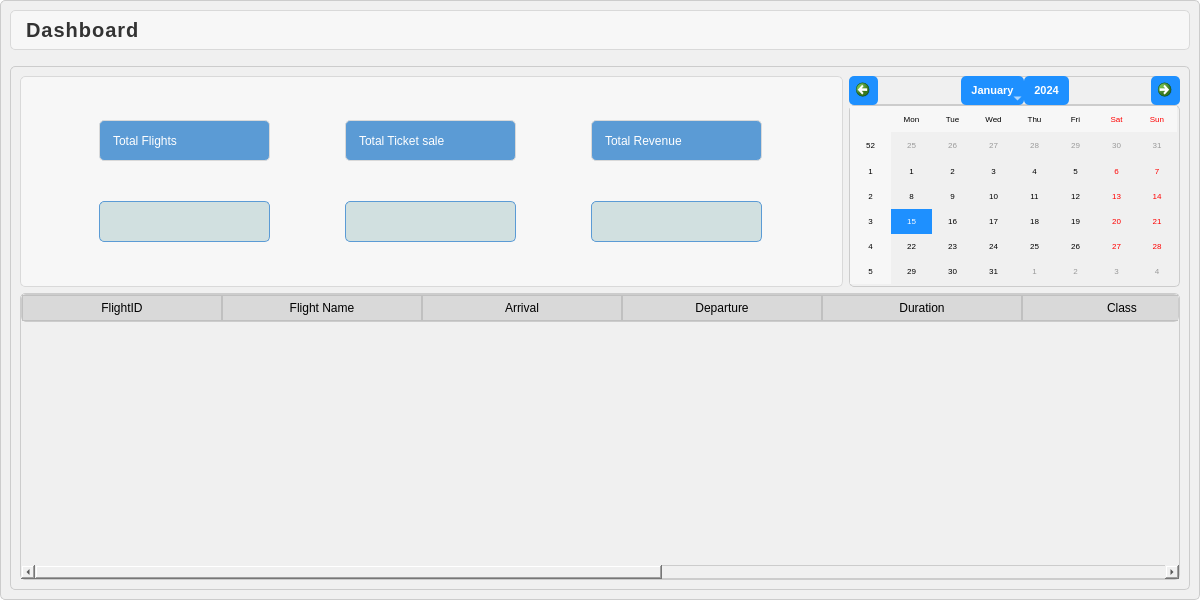
<?xml version="1.0" encoding="UTF-8"?>
<ui version="4.0">
 <class>Form</class>
 <widget class="QWidget" name="Form">
  <property name="geometry">
   <rect>
    <x>0</x>
    <y>0</y>
    <width>1200</width>
    <height>600</height>
   </rect>
  </property>
  <property name="windowTitle">
   <string>Form</string>
  </property>
  <property name="styleSheet">
   <string notr="true">background-color: rgb(255, 255, 255);</string>
  </property>
  <layout class="QGridLayout" name="gridLayout">
   <property name="leftMargin">
    <number>0</number>
   </property>
   <property name="topMargin">
    <number>0</number>
   </property>
   <property name="rightMargin">
    <number>0</number>
   </property>
   <property name="bottomMargin">
    <number>0</number>
   </property>
   <item row="0" column="0">
    <widget class="QFrame" name="frame">
     <property name="styleSheet">
      <string notr="true">background-color: #f0f0f0;
border: 1px solid #ccc;
border-radius: 5px;</string>
     </property>
     <property name="frameShape">
      <enum>QFrame::StyledPanel</enum>
     </property>
     <property name="frameShadow">
      <enum>QFrame::Raised</enum>
     </property>
     <layout class="QGridLayout" name="gridLayout_2">
      <item row="0" column="0">
       <widget class="QLabel" name="label">
        <property name="minimumSize">
         <size>
          <width>0</width>
          <height>50</height>
         </size>
        </property>
        <property name="maximumSize">
         <size>
          <width>16777215</width>
          <height>50</height>
         </size>
        </property>
        <property name="styleSheet">
         <string notr="true">QLabel#label {
    background-color: #f7f7f7; /* Light grey background */
    color: #333333; /* Dark grey text */
    border: 1px solid #d9d9d9; /* Light grey border */
    border-radius: 5px; /* Rounded corners */
    padding: 5px 10px; /* Padding around the text */
    font-size: 20px; /* Font size appropriate for the label size */
    font-weight: bold; /* Bold text */
    text-align: center; /* Center the text */
    box-shadow: 0 2px 4px rgba(0, 0, 0, 0.1); /* Subtle shadow effect */
    margin-bottom: 10px; /* Space below the label */
    letter-spacing: 1px; /* Spacing between letters */
    height: 30px; /* Explicit height for the label */
}
</string>
        </property>
        <property name="text">
         <string>Dashboard</string>
        </property>
       </widget>
      </item>
      <item row="1" column="0">
       <widget class="QFrame" name="frame_2">
        <property name="styleSheet">
         <string notr="true"/>
        </property>
        <property name="frameShape">
         <enum>QFrame::StyledPanel</enum>
        </property>
        <property name="frameShadow">
         <enum>QFrame::Raised</enum>
        </property>
        <layout class="QGridLayout" name="gridLayout_4">
         <item row="0" column="0">
          <widget class="QFrame" name="frame_3">
           <property name="minimumSize">
            <size>
             <width>650</width>
             <height>111</height>
            </size>
           </property>
           <property name="maximumSize">
            <size>
             <width>16777215</width>
             <height>16777215</height>
            </size>
           </property>
           <property name="styleSheet">
            <string notr="true">QFrame {
    background-color: #f7f7f7;
    border: 1px solid #d9d9d9;
    border-radius: 5px;
}</string>
           </property>
           <property name="frameShape">
            <enum>QFrame::StyledPanel</enum>
           </property>
           <property name="frameShadow">
            <enum>QFrame::Raised</enum>
           </property>
           <layout class="QGridLayout" name="gridLayout_3">
            <item row="2" column="3">
             <widget class="QLabel" name="TR">
              <property name="minimumSize">
               <size>
                <width>171</width>
                <height>41</height>
               </size>
              </property>
              <property name="maximumSize">
               <size>
                <width>171</width>
                <height>41</height>
               </size>
              </property>
              <property name="styleSheet">
               <string notr="true">QLabel {
    background-color: #d1e0e0;  /* Light blue color for the background */
    color: #000000;  /* Black color for the text */
    border-radius: 5px;  /* Rounded corners */
    padding: 10px;  /* Padding around the text */
    text-align: center;  /* Centered text alignment */
    border: 1px solid #5b9bd5;  /* Border color matching the &quot;Total Flights&quot; label */
}</string>
              </property>
              <property name="text">
               <string/>
              </property>
             </widget>
            </item>
            <item row="0" column="3">
             <widget class="QLabel" name="label_3">
              <property name="minimumSize">
               <size>
                <width>171</width>
                <height>41</height>
               </size>
              </property>
              <property name="maximumSize">
               <size>
                <width>171</width>
                <height>41</height>
               </size>
              </property>
              <property name="styleSheet">
               <string notr="true">QLabel {
font: 700 10pt &quot;Arial&quot;;
    background-color: #5b9bd5;
    color: white;
    border-radius: 5px;
    padding: 10px;
    text-align: center;
}</string>
              </property>
              <property name="text">
               <string>Total Revenue</string>
              </property>
             </widget>
            </item>
            <item row="0" column="2">
             <widget class="QLabel" name="label_4">
              <property name="minimumSize">
               <size>
                <width>171</width>
                <height>41</height>
               </size>
              </property>
              <property name="maximumSize">
               <size>
                <width>171</width>
                <height>41</height>
               </size>
              </property>
              <property name="styleSheet">
               <string notr="true">QLabel {
font: 700 10pt &quot;Arial&quot;;
    background-color: #5b9bd5;
    color: white;
    border-radius: 5px;
    padding: 10px;
    text-align: center;
}</string>
              </property>
              <property name="text">
               <string>Total Ticket sale</string>
              </property>
             </widget>
            </item>
            <item row="2" column="2">
             <widget class="QLabel" name="TTS">
              <property name="minimumSize">
               <size>
                <width>171</width>
                <height>41</height>
               </size>
              </property>
              <property name="maximumSize">
               <size>
                <width>171</width>
                <height>41</height>
               </size>
              </property>
              <property name="styleSheet">
               <string notr="true">QLabel {
    background-color: #d1e0e0;  /* Light blue color for the background */
    color: #000000;  /* Black color for the text */
    border-radius: 5px;  /* Rounded corners */
    padding: 10px;  /* Padding around the text */
    text-align: center;  /* Centered text alignment */
    border: 1px solid #5b9bd5;  /* Border color matching the &quot;Total Flights&quot; label */
}</string>
              </property>
              <property name="text">
               <string/>
              </property>
             </widget>
            </item>
            <item row="2" column="1">
             <widget class="QLabel" name="TF">
              <property name="minimumSize">
               <size>
                <width>171</width>
                <height>41</height>
               </size>
              </property>
              <property name="maximumSize">
               <size>
                <width>171</width>
                <height>41</height>
               </size>
              </property>
              <property name="styleSheet">
               <string notr="true">QLabel {
    background-color: #d1e0e0;  /* Light blue color for the background */
    color: #000000;  /* Black color for the text */
    border-radius: 5px;  /* Rounded corners */
    padding: 10px;  /* Padding around the text */
    text-align: center;  /* Centered text alignment */
    border: 1px solid #5b9bd5;  /* Border color matching the &quot;Total Flights&quot; label */
}</string>
              </property>
              <property name="text">
               <string/>
              </property>
             </widget>
            </item>
            <item row="0" column="1">
             <widget class="QLabel" name="label_2">
              <property name="minimumSize">
               <size>
                <width>171</width>
                <height>41</height>
               </size>
              </property>
              <property name="maximumSize">
               <size>
                <width>171</width>
                <height>41</height>
               </size>
              </property>
              <property name="styleSheet">
               <string notr="true">QLabel {
font: 700 10pt &quot;Arial&quot;;
    background-color: #5b9bd5;
    color: white;
    border-radius: 5px;
    padding: 10px;
    text-align: center;
}</string>
              </property>
              <property name="text">
               <string>Total Flights</string>
              </property>
             </widget>
            </item>
           </layout>
          </widget>
         </item>
         <item row="1" column="0" colspan="2">
          <widget class="QTableWidget" name="tableWidget">
           <property name="enabled">
            <bool>true</bool>
           </property>
           <property name="minimumSize">
            <size>
             <width>650</width>
             <height>0</height>
            </size>
           </property>
           <property name="maximumSize">
            <size>
             <width>16777215</width>
             <height>16777215</height>
            </size>
           </property>
           <property name="styleSheet">
            <string notr="true">QTableWidget {
    gridline-color: #c0c0c0;
    alternate-background-color: #f0f0f0;
}
QHeaderView::section {
    background-color: #d9d9d9;
    padding: 4px;
    border: 1px solid #c0c0c0;
}
/* Scrollbar background */
QTableWidget QScrollBar:vertical, QTableView QScrollBar:vertical {
    border: none;
    background: #f1f1f1;
    width: 12px;
    margin: 0px 0px 0px 0px;
}

/* Handle */
QTableWidget QScrollBar::handle:vertical, QTableView QScrollBar::handle:vertical {
    background: #888;
    min-height: 20px;
    border-radius: 6px;
}

/* Handle hover */
QTableWidget QScrollBar::handle:vertical:hover, QTableView QScrollBar::handle:vertical:hover {
    background: #555;
}

/* Add button (down arrow) */
QTableWidget QScrollBar::add-line:vertical, QTableView QScrollBar::add-line:vertical {
    border: none;
    background: #f1f1f1;
    height: 0px;
    subcontrol-position: bottom;
    subcontrol-origin: margin;
}

/* Subtract button (up arrow) */
QTableWidget QScrollBar::sub-line:vertical, QTableView QScrollBar::sub-line:vertical {
    border: none;
    background: #f1f1f1;
    height: 0px;
    subcontrol-position: top;
    subcontrol-origin: margin;
}

/* Bottom of the scroll bar */
QTableWidget QScrollBar::add-page:vertical, QTableView QScrollBar::add-page:vertical, 
QTableWidget QScrollBar::sub-page:vertical, QTableView QScrollBar::sub-page:vertical {
    background: none;
}

/* Horizontal scrollbar */
QTableWidget QScrollBar:horizontal, QTableView QScrollBar:horizontal {
    border: none;
    background: #f1f1f1;
    height: 12px;
    margin: 0px 0px 0px 0px;
}

QTableWidget QScrollBar::handle:horizontal, QTableView QScrollBar::handle:horizontal {
    background: #888;
    min-width: 20px;
    border-radius: 6px;
}

QTableWidget QScrollBar::handle:horizontal:hover, QTableView QScrollBar::handle:horizontal:hover {
    background: #555;
}

QTableWidget QScrollBar::add-line:horizontal, QTableView QScrollBar::add-line:horizontal {
    border: none;
    background: #f1f1f1;
    width: 0px;
    subcontrol-position: right;
    subcontrol-origin: margin;
}

QTableWidget QScrollBar::sub-line:horizontal, QTableView QScrollBar::sub-line:horizontal {
    border: none;
    background: #f1f1f1;
    width: 0px;
    subcontrol-position: left;
    subcontrol-origin: margin;
}

QTableWidget QScrollBar::add-page:horizontal, QTableView QScrollBar::add-page:horizontal, 
QTableWidget QScrollBar::sub-page:horizontal, QTableView QScrollBar::sub-page:horizontal {
    background: none;
}
</string>
           </property>
           <attribute name="horizontalHeaderCascadingSectionResizes">
            <bool>false</bool>
           </attribute>
           <attribute name="horizontalHeaderDefaultSectionSize">
            <number>200</number>
           </attribute>
           <column>
            <property name="text">
             <string>FlightID</string>
            </property>
           </column>
           <column>
            <property name="text">
             <string>Flight Name</string>
            </property>
           </column>
           <column>
            <property name="text">
             <string>Arrival</string>
            </property>
           </column>
           <column>
            <property name="text">
             <string>Departure</string>
            </property>
           </column>
           <column>
            <property name="text">
             <string>Duration</string>
            </property>
           </column>
           <column>
            <property name="text">
             <string>Class</string>
            </property>
           </column>
           <column>
            <property name="text">
             <string>Seats</string>
            </property>
           </column>
           <column>
            <property name="text">
             <string>Date</string>
            </property>
           </column>
           <column>
            <property name="text">
             <string>Booked</string>
            </property>
           </column>
          </widget>
         </item>
         <item row="0" column="1">
          <widget class="QCalendarWidget" name="calendarWidget">
           <property name="minimumSize">
            <size>
             <width>331</width>
             <height>211</height>
            </size>
           </property>
           <property name="maximumSize">
            <size>
             <width>331</width>
             <height>211</height>
            </size>
           </property>
           <property name="styleSheet">
            <string notr="true">QCalendarWidget {
    font: 6pt &quot;Segoe UI&quot;;
    background-color: #f0f0f0;
    border: 1px solid #ccc;
    border-radius: 5px;
}

QCalendarWidget QWidget {
    background-color: #f0f0f0;
}

QCalendarWidget QToolButton {
    background-color: #1E90FF;
    color: white;
    border: none;
    border-radius: 5px;
    padding: 5px;
    font-size: 8pt; /* Larger font size for the month and year */
}

QCalendarWidget QToolButton::menu-indicator {
    image: none;
}

QCalendarWidget QMenu {
    width: 150px;
    background-color: white;
    border: 1px solid #ccc;
}

QCalendarWidget QSpinBox {
    margin: 2px;
    font-size: 7pt; /* Match the font size with the QToolButton */
}

QCalendarWidget QSpinBox::up-button {
    subcontrol-origin: border;
    subcontrol-position: top right;
    width: 15px;
}

QCalendarWidget QSpinBox::down-button {
    subcontrol-origin: border;
    subcontrol-position: bottom right;
    width: 15px;
}

QCalendarWidget QAbstractItemView:enabled {
    font-size: 6pt; /* Keeping dates at 5pt */
    color: #000000;
    background-color: #f0f0f0;
    selection-background-color: #1E90FF;
    selection-color: white;
}

QCalendarWidget QAbstractItemView:disabled {
    color: #999999;
}

QCalendarWidget QHeaderView::section {
    background-color: #1E90FF;
    color: white;
    font-weight: bold;
    font-size: 8pt; /* Larger font size for the headers */
}
</string>
           </property>
          </widget>
         </item>
        </layout>
       </widget>
      </item>
     </layout>
    </widget>
   </item>
  </layout>
 </widget>
 <resources/>
 <connections/>
</ui>
